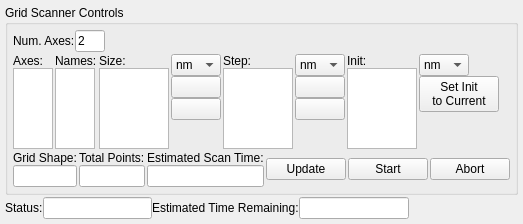
<?xml version="1.0" encoding="UTF-8"?>
<ui version="4.0">
 <author>alansanders</author>
 <class>GridScanner</class>
 <widget class="QWidget" name="GridScanner">
  <property name="geometry">
   <rect>
    <x>0</x>
    <y>0</y>
    <width>521</width>
    <height>224</height>
   </rect>
  </property>
  <property name="windowTitle">
   <string>GridScanner</string>
  </property>
  <layout class="QVBoxLayout" name="layout">
   <property name="spacing">
    <number>2</number>
   </property>
   <property name="margin">
    <number>5</number>
   </property>
   <item>
    <widget class="QGroupBox" name="control_layout">
     <property name="title">
      <string>Grid Scanner Controls</string>
     </property>
     <layout class="QVBoxLayout" name="control_group_layout">
      <property name="spacing">
       <number>2</number>
      </property>
      <property name="margin">
       <number>5</number>
      </property>
      <item>
       <layout class="QHBoxLayout" name="horizontalLayout">
        <property name="leftMargin">
         <number>0</number>
        </property>
        <property name="topMargin">
         <number>0</number>
        </property>
        <item>
         <widget class="QLabel" name="num_axes_label">
          <property name="sizePolicy">
           <sizepolicy hsizetype="Fixed" vsizetype="Fixed">
            <horstretch>0</horstretch>
            <verstretch>0</verstretch>
           </sizepolicy>
          </property>
          <property name="text">
           <string>Num. Axes:</string>
          </property>
         </widget>
        </item>
        <item>
         <widget class="QLineEdit" name="num_axes">
          <property name="sizePolicy">
           <sizepolicy hsizetype="Fixed" vsizetype="Fixed">
            <horstretch>0</horstretch>
            <verstretch>0</verstretch>
           </sizepolicy>
          </property>
          <property name="maximumSize">
           <size>
            <width>30</width>
            <height>16777215</height>
           </size>
          </property>
          <property name="text">
           <string>2</string>
          </property>
         </widget>
        </item>
        <item>
         <spacer name="horizontalSpacer_4">
          <property name="orientation">
           <enum>Qt::Horizontal</enum>
          </property>
          <property name="sizeHint" stdset="0">
           <size>
            <width>40</width>
            <height>20</height>
           </size>
          </property>
         </spacer>
        </item>
       </layout>
      </item>
      <item>
       <layout class="QHBoxLayout" name="parameter_layout">
        <property name="spacing">
         <number>2</number>
        </property>
        <property name="leftMargin">
         <number>0</number>
        </property>
        <property name="topMargin">
         <number>0</number>
        </property>
        <item>
         <layout class="QVBoxLayout" name="axes_layout">
          <property name="leftMargin">
           <number>0</number>
          </property>
          <property name="topMargin">
           <number>0</number>
          </property>
          <item>
           <widget class="QLabel" name="axes_label">
            <property name="text">
             <string>Axes:</string>
            </property>
           </widget>
          </item>
          <item>
           <widget class="QListView" name="axes_view">
            <property name="sizePolicy">
             <sizepolicy hsizetype="Preferred" vsizetype="Expanding">
              <horstretch>0</horstretch>
              <verstretch>0</verstretch>
             </sizepolicy>
            </property>
            <property name="maximumSize">
             <size>
              <width>40</width>
              <height>16777215</height>
             </size>
            </property>
           </widget>
          </item>
         </layout>
        </item>
        <item>
         <layout class="QVBoxLayout" name="names_layout">
          <item>
           <widget class="QLabel" name="axes_names_label">
            <property name="text">
             <string>Names:</string>
            </property>
           </widget>
          </item>
          <item>
           <widget class="QListView" name="axes_names_view">
            <property name="maximumSize">
             <size>
              <width>40</width>
              <height>16777215</height>
             </size>
            </property>
           </widget>
          </item>
         </layout>
        </item>
        <item>
         <layout class="QVBoxLayout" name="size_layout">
          <property name="leftMargin">
           <number>0</number>
          </property>
          <property name="topMargin">
           <number>0</number>
          </property>
          <item>
           <widget class="QLabel" name="size_label">
            <property name="text">
             <string>Size:</string>
            </property>
           </widget>
          </item>
          <item>
           <widget class="QListView" name="size_view">
            <property name="maximumSize">
             <size>
              <width>70</width>
              <height>16777215</height>
             </size>
            </property>
           </widget>
          </item>
         </layout>
        </item>
        <item>
         <layout class="QVBoxLayout" name="size_control_layout">
          <property name="leftMargin">
           <number>0</number>
          </property>
          <property name="topMargin">
           <number>0</number>
          </property>
          <item>
           <widget class="QComboBox" name="size_unit">
            <property name="maximumSize">
             <size>
              <width>50</width>
              <height>16777215</height>
             </size>
            </property>
            <item>
             <property name="text">
              <string>nm</string>
             </property>
            </item>
            <item>
             <property name="text">
              <string>um</string>
             </property>
            </item>
            <item>
             <property name="text">
              <string>mm</string>
             </property>
            </item>
           </widget>
          </item>
          <item>
           <widget class="QPushButton" name="size_up">
            <property name="text">
             <string/>
            </property>
            <property name="icon">
             <iconset resource="../../ui/resources.qrc">
              <normaloff>:/icons/up.png</normaloff>:/icons/up.png</iconset>
            </property>
            <property name="iconSize">
             <size>
              <width>12</width>
              <height>12</height>
             </size>
            </property>
           </widget>
          </item>
          <item>
           <widget class="QPushButton" name="size_down">
            <property name="text">
             <string/>
            </property>
            <property name="icon">
             <iconset resource="../../ui/resources.qrc">
              <normaloff>:/icons/down.png</normaloff>:/icons/down.png</iconset>
            </property>
            <property name="iconSize">
             <size>
              <width>12</width>
              <height>12</height>
             </size>
            </property>
           </widget>
          </item>
          <item>
           <spacer name="verticalSpacer">
            <property name="orientation">
             <enum>Qt::Vertical</enum>
            </property>
            <property name="sizeHint" stdset="0">
             <size>
              <width>20</width>
              <height>40</height>
             </size>
            </property>
           </spacer>
          </item>
         </layout>
        </item>
        <item>
         <layout class="QVBoxLayout" name="step_layout">
          <property name="leftMargin">
           <number>0</number>
          </property>
          <property name="topMargin">
           <number>0</number>
          </property>
          <item>
           <widget class="QLabel" name="step_label">
            <property name="text">
             <string>Step:</string>
            </property>
           </widget>
          </item>
          <item>
           <widget class="QListView" name="step_view">
            <property name="maximumSize">
             <size>
              <width>70</width>
              <height>16777215</height>
             </size>
            </property>
           </widget>
          </item>
         </layout>
        </item>
        <item>
         <layout class="QVBoxLayout" name="step_control_layout">
          <property name="leftMargin">
           <number>0</number>
          </property>
          <property name="topMargin">
           <number>0</number>
          </property>
          <item>
           <widget class="QComboBox" name="step_unit">
            <property name="sizePolicy">
             <sizepolicy hsizetype="Fixed" vsizetype="Fixed">
              <horstretch>0</horstretch>
              <verstretch>0</verstretch>
             </sizepolicy>
            </property>
            <property name="maximumSize">
             <size>
              <width>50</width>
              <height>16777215</height>
             </size>
            </property>
            <item>
             <property name="text">
              <string>nm</string>
             </property>
            </item>
            <item>
             <property name="text">
              <string>um</string>
             </property>
            </item>
            <item>
             <property name="text">
              <string>mm</string>
             </property>
            </item>
           </widget>
          </item>
          <item>
           <widget class="QPushButton" name="step_up">
            <property name="text">
             <string/>
            </property>
            <property name="icon">
             <iconset resource="../../ui/resources.qrc">
              <normaloff>:/icons/up.png</normaloff>:/icons/up.png</iconset>
            </property>
            <property name="iconSize">
             <size>
              <width>12</width>
              <height>12</height>
             </size>
            </property>
           </widget>
          </item>
          <item>
           <widget class="QPushButton" name="step_down">
            <property name="text">
             <string/>
            </property>
            <property name="icon">
             <iconset resource="../../ui/resources.qrc">
              <normaloff>:/icons/down.png</normaloff>:/icons/down.png</iconset>
            </property>
            <property name="iconSize">
             <size>
              <width>12</width>
              <height>12</height>
             </size>
            </property>
           </widget>
          </item>
          <item>
           <spacer name="verticalSpacer_2">
            <property name="orientation">
             <enum>Qt::Vertical</enum>
            </property>
            <property name="sizeHint" stdset="0">
             <size>
              <width>20</width>
              <height>40</height>
             </size>
            </property>
           </spacer>
          </item>
         </layout>
        </item>
        <item>
         <layout class="QVBoxLayout" name="init_layout">
          <property name="sizeConstraint">
           <enum>QLayout::SetDefaultConstraint</enum>
          </property>
          <property name="leftMargin">
           <number>0</number>
          </property>
          <property name="topMargin">
           <number>0</number>
          </property>
          <item>
           <widget class="QLabel" name="init_label">
            <property name="text">
             <string>Init:</string>
            </property>
           </widget>
          </item>
          <item>
           <widget class="QListView" name="init_view">
            <property name="maximumSize">
             <size>
              <width>70</width>
              <height>16777215</height>
             </size>
            </property>
           </widget>
          </item>
         </layout>
        </item>
        <item>
         <layout class="QVBoxLayout" name="init_control_layout">
          <property name="leftMargin">
           <number>0</number>
          </property>
          <property name="topMargin">
           <number>0</number>
          </property>
          <item>
           <widget class="QComboBox" name="init_unit">
            <property name="maximumSize">
             <size>
              <width>50</width>
              <height>16777215</height>
             </size>
            </property>
            <item>
             <property name="text">
              <string>nm</string>
             </property>
            </item>
            <item>
             <property name="text">
              <string>um</string>
             </property>
            </item>
            <item>
             <property name="text">
              <string>mm</string>
             </property>
            </item>
           </widget>
          </item>
          <item>
           <widget class="QPushButton" name="set_init_button">
            <property name="sizePolicy">
             <sizepolicy hsizetype="Minimum" vsizetype="Fixed">
              <horstretch>0</horstretch>
              <verstretch>0</verstretch>
             </sizepolicy>
            </property>
            <property name="text">
             <string>Set Init
to Current</string>
            </property>
           </widget>
          </item>
          <item>
           <spacer name="verticalSpacer_3">
            <property name="orientation">
             <enum>Qt::Vertical</enum>
            </property>
            <property name="sizeHint" stdset="0">
             <size>
              <width>20</width>
              <height>40</height>
             </size>
            </property>
           </spacer>
          </item>
         </layout>
        </item>
        <item>
         <spacer name="horizontalSpacer_3">
          <property name="orientation">
           <enum>Qt::Horizontal</enum>
          </property>
          <property name="sizeType">
           <enum>QSizePolicy::Expanding</enum>
          </property>
          <property name="sizeHint" stdset="0">
           <size>
            <width>40</width>
            <height>20</height>
           </size>
          </property>
         </spacer>
        </item>
       </layout>
      </item>
      <item>
       <layout class="QHBoxLayout" name="button_layout">
        <property name="spacing">
         <number>2</number>
        </property>
        <property name="leftMargin">
         <number>0</number>
        </property>
        <property name="topMargin">
         <number>0</number>
        </property>
        <item>
         <layout class="QVBoxLayout" name="gridshape_layout">
          <property name="leftMargin">
           <number>0</number>
          </property>
          <property name="topMargin">
           <number>0</number>
          </property>
          <item>
           <widget class="QLabel" name="gridshape_label">
            <property name="text">
             <string>Grid Shape:</string>
            </property>
           </widget>
          </item>
          <item>
           <widget class="QLineEdit" name="gridshape">
            <property name="readOnly">
             <bool>true</bool>
            </property>
           </widget>
          </item>
         </layout>
        </item>
        <item>
         <layout class="QVBoxLayout" name="total_points_layout">
          <property name="leftMargin">
           <number>0</number>
          </property>
          <property name="topMargin">
           <number>0</number>
          </property>
          <item>
           <widget class="QLabel" name="total_points_label">
            <property name="text">
             <string>Total Points:</string>
            </property>
           </widget>
          </item>
          <item>
           <widget class="QLineEdit" name="total_points">
            <property name="readOnly">
             <bool>true</bool>
            </property>
           </widget>
          </item>
         </layout>
        </item>
        <item>
         <layout class="QVBoxLayout" name="est_scan_time_layout">
          <property name="leftMargin">
           <number>0</number>
          </property>
          <property name="topMargin">
           <number>0</number>
          </property>
          <item>
           <widget class="QLabel" name="est_scan_time_label">
            <property name="text">
             <string>Estimated Scan Time:</string>
            </property>
           </widget>
          </item>
          <item>
           <widget class="QLineEdit" name="est_scan_time">
            <property name="readOnly">
             <bool>true</bool>
            </property>
           </widget>
          </item>
         </layout>
        </item>
        <item>
         <widget class="QPushButton" name="update_button">
          <property name="text">
           <string>Update</string>
          </property>
         </widget>
        </item>
        <item>
         <widget class="QPushButton" name="start_button">
          <property name="text">
           <string>Start</string>
          </property>
         </widget>
        </item>
        <item>
         <widget class="QPushButton" name="abort_button">
          <property name="text">
           <string>Abort</string>
          </property>
         </widget>
        </item>
        <item>
         <spacer name="horizontalSpacer">
          <property name="orientation">
           <enum>Qt::Horizontal</enum>
          </property>
          <property name="sizeHint" stdset="0">
           <size>
            <width>40</width>
            <height>20</height>
           </size>
          </property>
         </spacer>
        </item>
       </layout>
      </item>
     </layout>
    </widget>
   </item>
   <item>
    <layout class="QHBoxLayout" name="horizontalLayout_3">
     <property name="leftMargin">
      <number>0</number>
     </property>
     <property name="topMargin">
      <number>0</number>
     </property>
     <item>
      <widget class="QLabel" name="status_label">
       <property name="text">
        <string>Status:</string>
       </property>
      </widget>
     </item>
     <item>
      <widget class="QLineEdit" name="status">
       <property name="readOnly">
        <bool>true</bool>
       </property>
      </widget>
     </item>
     <item>
      <widget class="QLabel" name="est_time_remain_label">
       <property name="text">
        <string>Estimated Time Remaining:</string>
       </property>
      </widget>
     </item>
     <item>
      <widget class="QLineEdit" name="est_time_remain">
       <property name="text">
        <string/>
       </property>
       <property name="readOnly">
        <bool>true</bool>
       </property>
      </widget>
     </item>
     <item>
      <spacer name="horizontalSpacer_2">
       <property name="orientation">
        <enum>Qt::Horizontal</enum>
       </property>
       <property name="sizeHint" stdset="0">
        <size>
         <width>40</width>
         <height>20</height>
        </size>
       </property>
      </spacer>
     </item>
    </layout>
   </item>
  </layout>
 </widget>
 <layoutdefault spacing="0" margin="5"/>
 <resources>
  <include location="../../ui/resources.qrc"/>
 </resources>
 <connections/>
</ui>
